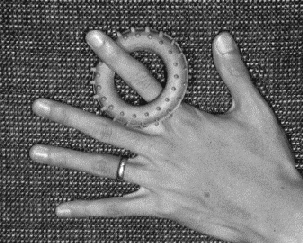
%> input picture lab4/handBW.pnm, 303 x 243 px
$ octave main.m   (GNU Octave 9; MATLAB toolbox functions it lacks are replaced by stand-ins)
%> lines starting %> are read from the running program, lines starting %| are printed output that depends on the picture
### lab4/mtresh.m
function out = mtresh(im,t1,t2)
%
% function out = mtresh(im,t1,t2)
%
% Calculates multiple thresholdning and plots the result in gcf
%
% im , image
% t1, first treshold
% t2, second treshold
%
% Maria Axelsson, maria@cb.uu.se

  out = (im<t1).*1 + ((im>=t1)&(im<t2)).*2 + (im>=t2).*3;
  imagesc(out)

### lab4/main.m
%% LOAD DATA

load cdata.mat

%% PLOTTING CDATA

figure(1);plot(cdata(:,1),cdata(:,2),'.')

% 1. No, it is not possible due to overlapping of the two regions across
% both x-axis and y-axis


%% READING GRAYSCALE IMAGE

I = imread('handBW.pnm'); % Read the image
%> I is the input picture: size 243x303 uint8; min 21, max 255, mean 108.3
figure(2);imshow(I); % Show the image
figure(3);imhist(I); % Show the histogram
%> after `imhist(I)`:
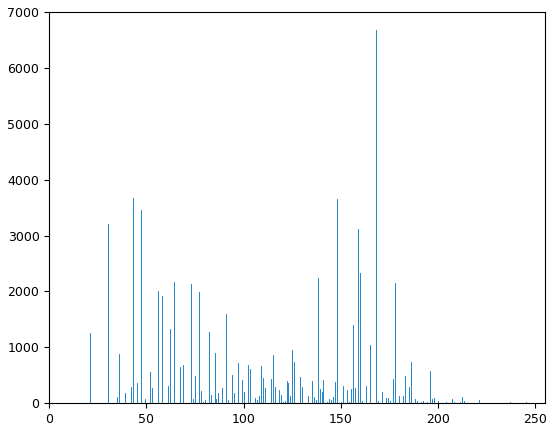
%> figure redrawn from the program's plot data; highest point at x = 168, y = 6672
gray = I;

%% PLOTTING CLASSIFIED IMAGE USING GRAYSCALE TRESHOLD

t1 = 80;    %Chosen from histogram
t2 = 135;   % ----||-----

figure(4);mtresh(I,t1,t2);
%> in mtresh, `out = (im<t1).*1 + ((im>=t1)&(im<t2)).*2 + (im>=t2).*3;`:
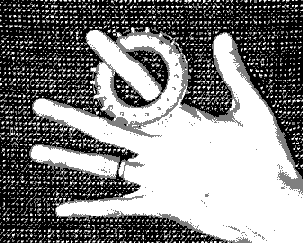
%> out: size 243x303 double; min 1, max 3, mean 2.03; drawn with min black and max white
%> after `mtresh(I,t1,t2)`:
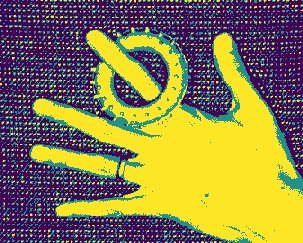
%> displayed picture: size 243x303x3, on the screen's scale of 0 to 255; mean R, G, B 136.9, 125, 76.1

% 2. No, it does not work due to the ring-object and hand-object being of
% the same grayscale color

%% READING COLORED IMAGE

I2 = imread('hand.pnm'); % Read the image
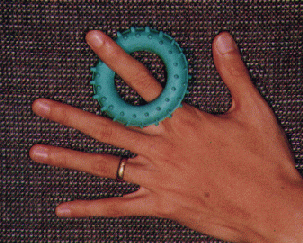
%> input picture lab4/hand.pnm, 303 x 243 px
%> I2 is the input picture: size 243x303x3 uint8; mean R, G, B 96.8, 63.5, 57.4
figure(5);imshow(I2); % Show the image
R = I2(:,:,1); % Separate the three layers, RGB
G = I2(:,:,2);
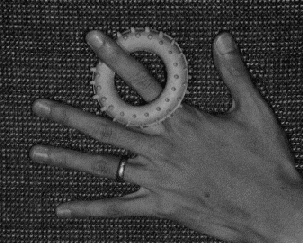
%> G: size 243x303 uint8; min 11, max 206, mean 63.5
B = I2(:,:,3);
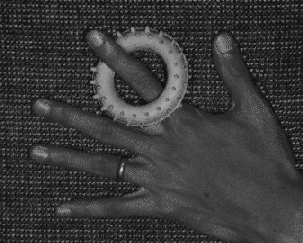
%> B: size 243x303 uint8; min 18, max 209, mean 57.4
figure(6);plot3(R(:),G(:),B(:),'.') % 3D scatterplot of the RGB data
%> after `plot3(R(:),G(:),B(:),'.')`:
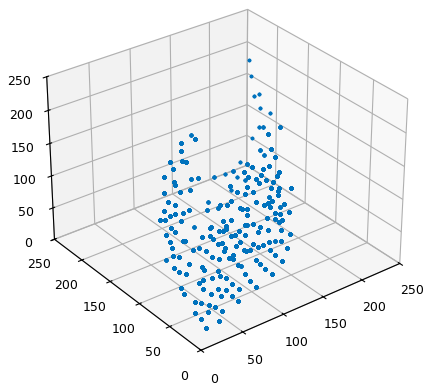
%> figure redrawn from the program's plot data

%% READING TRAINING DATA

%> (the run ends here)
